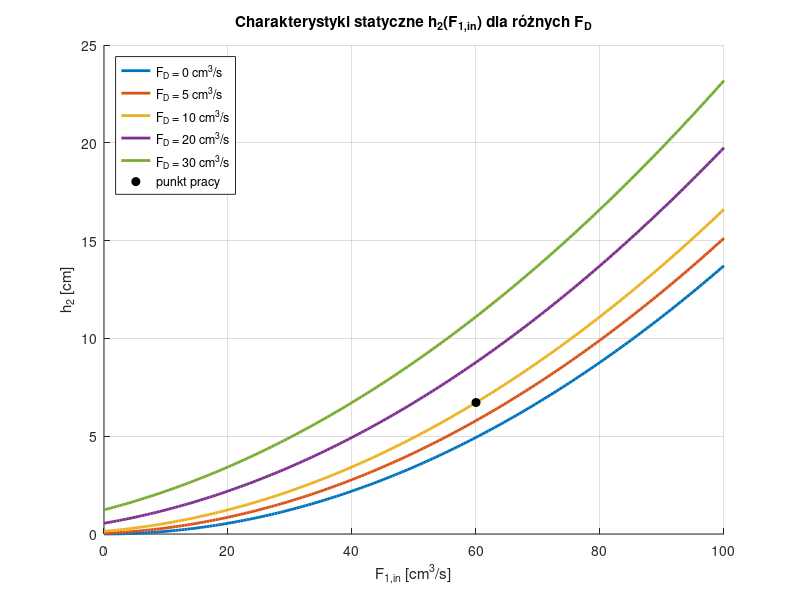

MATLAB code to generate this figure:
clear; clc; close all;
%% Stałe
alpha2 = 27;
FD_wart = [0 5 10 20 30];     % cm^3/s, wartości zakłócenia FD
F1 = 0:0.5:100;               % cm^3/s, zakres F1_in
%% Charakterystyki statyczne
% W stanie ustalonym: F3 = F2 = F1 + FD, a F3 = alpha2*sqrt(h2)
% => h2 = ((F1 + FD)/alpha2)^2
figure; hold on;
for i = 1:length(FD_wart)
    h2 = ((F1 + FD_wart(i))/alpha2).^2;
    plot(F1, h2, 'LineWidth', 2, ...
        'DisplayName', sprintf('F_D = %g cm^3/s', FD_wart(i)));
end
%% Punkt pracy (F1 = 60, FD = 10)
h2_0 = ((60 + 10)/alpha2)^2;
plot(60, h2_0, 'ko', 'MarkerFaceColor', 'k', 'DisplayName', 'punkt pracy');
grid on;
xlabel('F_{1,in} [cm^3/s]'); ylabel('h_2 [cm]');
title('Charakterystyki statyczne h_2(F_{1,in}) dla różnych F_D');
legend('Location', 'northwest');
